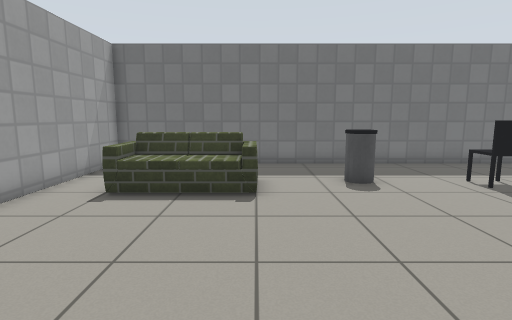
[1] (above)

16 first-person views from a walk through a Gazebo world. The camera is 1 m above the floor, tilts 8° down and sees 80° across. The floor is counted in squares, 0.5 m on a side. Each view is taken from the middle of a square. On the plan, view 1 faces up. The plan holds only what a view shows up to about 17 squares ahead; the rest is blank. Simple patterns stand in for the simulator's built-in surfaces. Simple shapes stand in for some stock models. Surface patterns are stand-ins for the level's own textures.

[2]
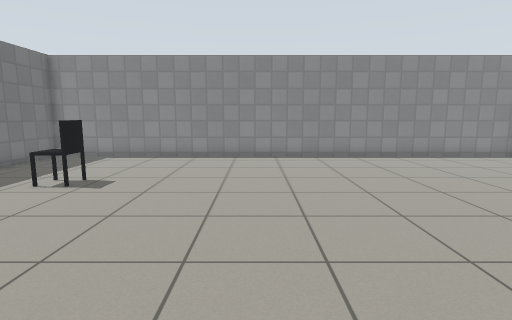

[3]
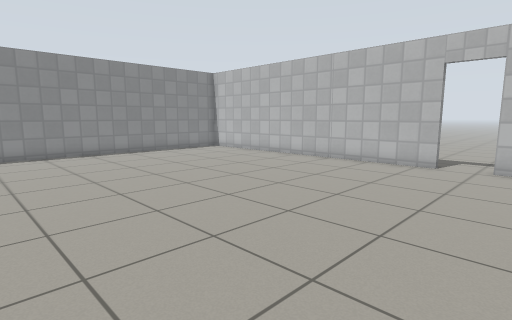

[4]
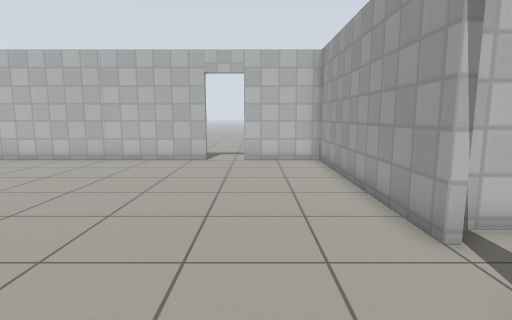

[5]
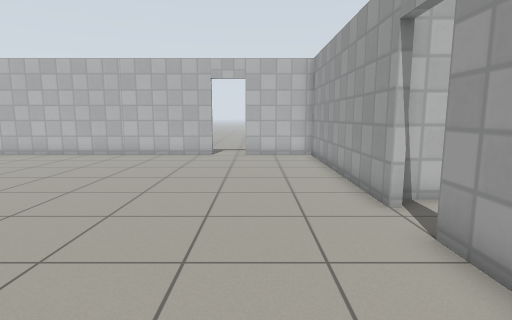

[6]
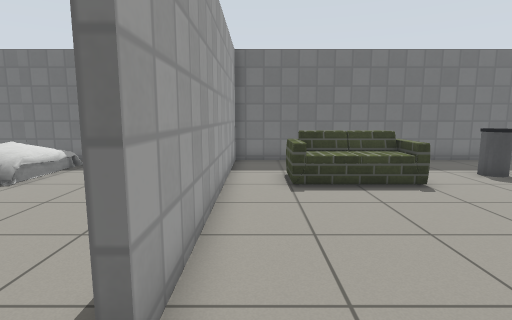

[7]
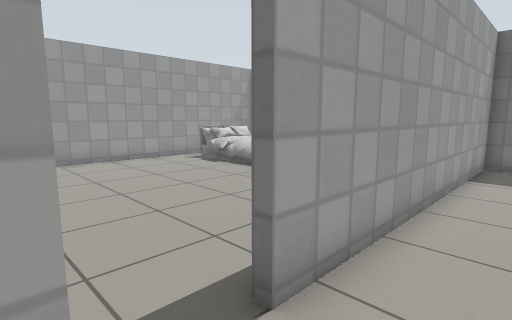

[8]
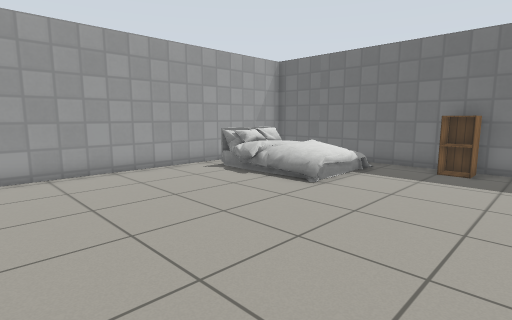

[9]
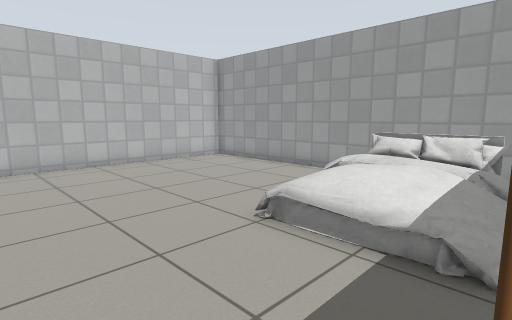

[10]
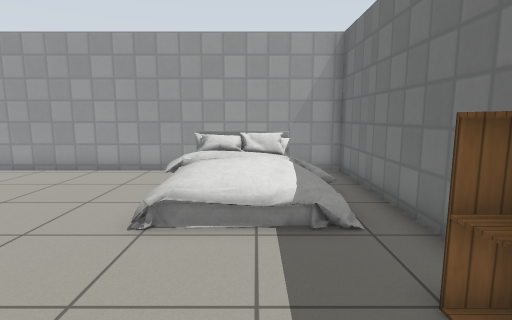

[11]
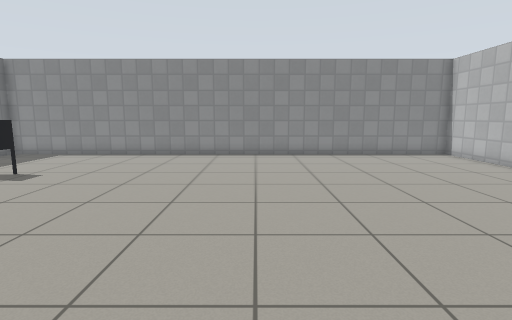

[12]
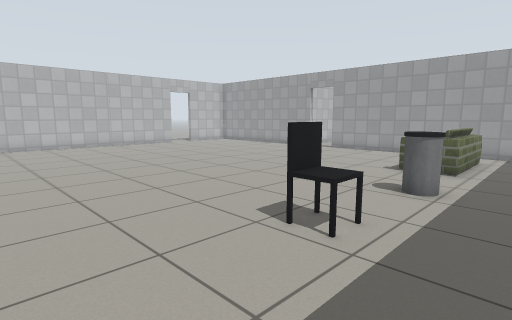

[13]
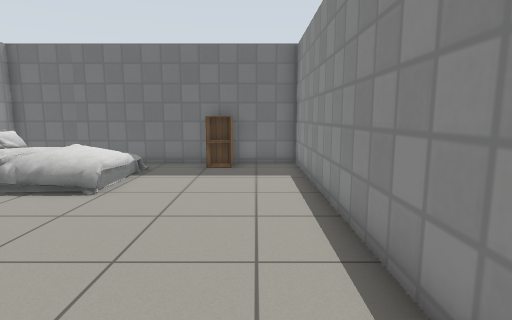

[14]
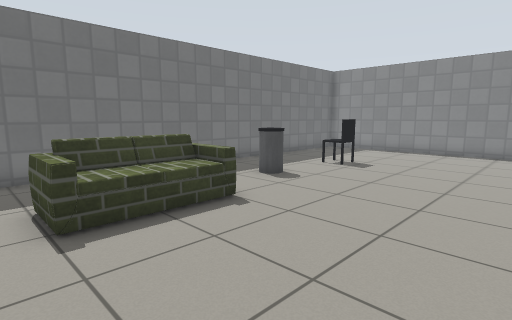

[15]
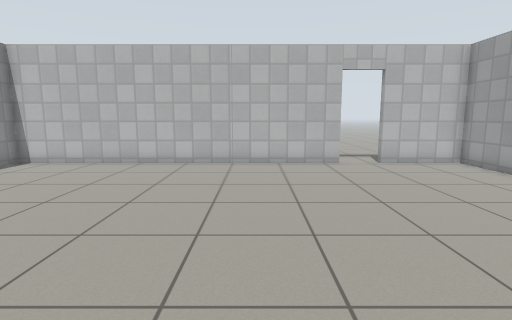

[16]
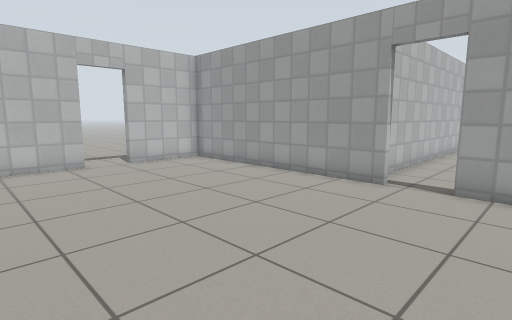

### Floor plan
Points are (right, up) in squares from view 1. A wall is a line through its corners. A room is listed if a view was taken in it or the views show most of it. See-through windows are left out.
Room 1 (views 1, 2, 3, 4, 5, 6, 7, 11, 12, 14, 15, 16)
walls: (-6, -0.6) (-6, -10.3) (-2.4, -10.3); (-0.7, -10.3) (13.4, -10.3) (13.4, 13.1) (-6, 13.1) (-6, 1.2)
ways out: open door at (-6, 0.5) to room 2; open door at (-1.5, -10.5)
objects: sofa (-4, 8) to (0, 10); bin (3, 9) to (4, 10); office chair (7, 8) to (8, 9)
Room 2 (views 8, 9, 10, 13)
walls: (-6.3, 1.9) (-6.3, 13.1) (-18.4, 13.1) (-18.4, -1.3) (-6.5, -1.3)
ways out: open door at (-6, 0.5) to room 1
objects: bed (-17, 8) to (-12, 12); cabinet (-10, 12) to (-9, 12)

Where each view was taken, in squares from view 1:
view 1: 0 up, 0 right, facing up
view 2: 3 up, 2 left, facing right
view 3: 3 up, 4 left, facing down-right
view 4: 4 up, 3 left, facing down
view 5: 6 up, 3 left, facing down
view 6: 1 down, 5 left, facing up
view 7: 1 down, 4 left, facing up-left
view 8: 0 up, 7 left, facing up-left
view 9: 12 up, 8 left, facing down-left
view 10: 10 up, 7 left, facing left
view 11: 0 up, 3 left, facing right
view 12: 12 up, 12 right, facing down-left
view 13: 0 up, 8 left, facing up
view 14: 2 up, 5 left, facing up-right
view 15: 3 up, 3 right, facing down
view 16: 3 up, 3 right, facing down-left
